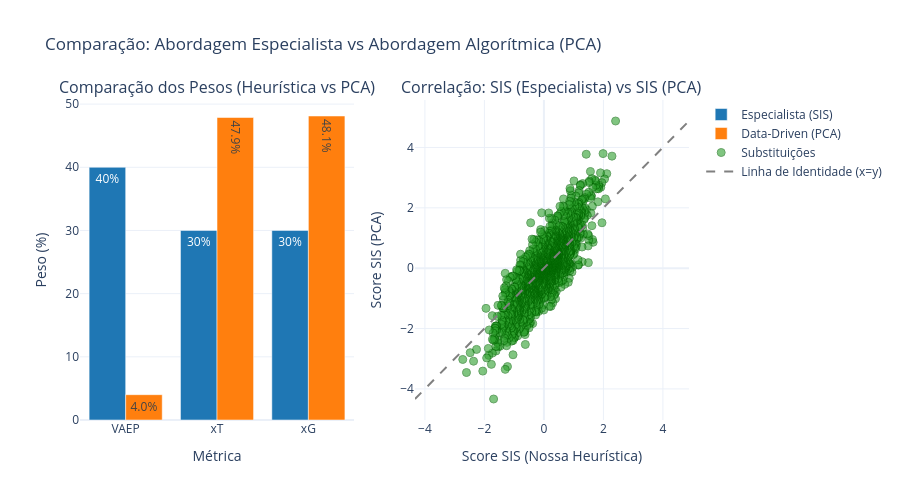

Notebook source saved alongside this figure:
### Code cell
import plotly.graph_objects as go
from plotly.subplots import make_subplots

fig = make_subplots(rows=1, cols=2, 
                    subplot_titles=("Comparação dos Pesos (Heurística vs PCA)", "Correlação: SIS (Especialista) vs SIS (PCA)"))

# Gráfico 1: Barras de Pesos
heuristica = [40, 30, 30]
pca_perc = [w * 100 for w in pca_weights_norm]
labels = ['VAEP', 'xT', 'xG']

fig.add_trace(go.Bar(name='Especialista (SIS)', x=labels, y=heuristica, marker_color='#1f77b4', text=[f"{val}%" for val in heuristica], textposition='auto'), row=1, col=1)
fig.add_trace(go.Bar(name='Data-Driven (PCA)', x=labels, y=pca_perc, marker_color='#ff7f0e', text=[f"{val:.1f}%" for val in pca_perc], textposition='auto'), row=1, col=1)

# Gráfico 2: Scatter plot das substituições
fig.add_trace(go.Scatter(x=sis_df['SIS'], y=sis_df['SIS_PCA'], mode='markers',
                         marker=dict(size=8, opacity=0.6, color='#2ca02c', line=dict(width=1, color='darkgreen')),
                         name='Substituições', 
                         text=sis_df['players_in'] + " entra (" + sis_df['team_id'].astype(str) + ")<br>Match: " + sis_df['match_id'].astype(str),
                         hoverinfo='text+x+y'),
              row=1, col=2)

# Adicionando linha de identidade x=y
min_val = min(sis_df['SIS'].min(), sis_df['SIS_PCA'].min())
max_val = max(sis_df['SIS'].max(), sis_df['SIS_PCA'].max())
fig.add_trace(go.Scatter(x=[min_val, max_val], y=[min_val, max_val], mode='lines',
                         line=dict(dash='dash', color='gray'), name='Linha de Identidade (x=y)'),
              row=1, col=2)

fig.update_layout(title="Comparação: Abordagem Especialista vs Abordagem Algorítmica (PCA)", 
                  height=500, template='plotly_white', barmode='group')
fig.update_xaxes(title_text="Métrica", row=1, col=1)
fig.update_yaxes(title_text="Peso (%)", row=1, col=1)

fig.update_xaxes(title_text="Score SIS (Nossa Heurística)", row=1, col=2)
fig.update_yaxes(title_text="Score SIS (PCA)", row=1, col=2)

fig.show()

### Figure 1 — Plotly figure (JSON) as saved in the notebook; plotly's stock layout.template omitted (floating-point values rounded to 4 significant figures; data arrays with more than 128 entries replaced by an {"elided": "..."} marker saying what was removed)
{"data": [{"marker": {"color": "#1f77b4"}, "name": "Especialista (SIS)", "text": ["40%", "30%", "30%"], "textposition": "auto", "x": ["VAEP", "xT", "xG"], "y": [40, 30, 30], "type": "bar", "xaxis": "x", "yaxis": "y"}, {"marker": {"color": "#ff7f0e"}, "name": "Data-Driven (PCA)", "text": ["4.0%", "47.9%", "48.1%"], "textposition": "auto", "x": ["VAEP", "xT", "xG"], "y": [4.008, 47.88, 48.11], "type": "bar", "xaxis": "x", "yaxis": "y"}, {"hoverinfo": "text+x+y", "marker": {"color": "#2ca02c", "line": {"color": "darkgreen", "width": 1}, "opacity": 0.6, "size": 8}, "mode": "markers", "name": "Substituições", "text": {"elided": "1961 str values"}, "x": {"elided": "1961 float values"}, "y": {"elided": "1961 float values"}, "type": "scatter", "xaxis": "x2", "yaxis": "y2"}, {"line": {"color": "gray", "dash": "dash"}, "mode": "lines", "name": "Linha de Identidade (x=y)", "x": [-4.334, 4.876], "y": [-4.334, 4.876], "type": "scatter", "xaxis": "x2", "yaxis": "y2"}], "layout": {"xaxis": {"anchor": "y", "domain": [0.0, 0.45], "title": {"text": "Métrica"}}, "yaxis": {"anchor": "x", "domain": [0.0, 1.0], "title": {"text": "Peso (%)"}}, "xaxis2": {"anchor": "y2", "domain": [0.55, 1.0], "title": {"text": "Score SIS (Nossa Heurística)"}}, "yaxis2": {"anchor": "x2", "domain": [0.0, 1.0], "title": {"text": "Score SIS (PCA)"}}, "annotations": [{"font": {"size": 16}, "showarrow": false, "text": "Comparação dos Pesos (Heurística vs PCA)", "x": 0.225, "xanchor": "center", "xref": "paper", "y": 1.0, "yanchor": "bottom", "yref": "paper"}, {"font": {"size": 16}, "showarrow": false, "text": "Correlação: SIS (Especialista) vs SIS (PCA)", "x": 0.775, "xanchor": "center", "xref": "paper", "y": 1.0, "yanchor": "bottom", "yref": "paper"}], "title": {"text": "Comparação: Abordagem Especialista vs Abordagem Algorítmica (PCA)"}, "height": 500, "barmode": "group"}}
